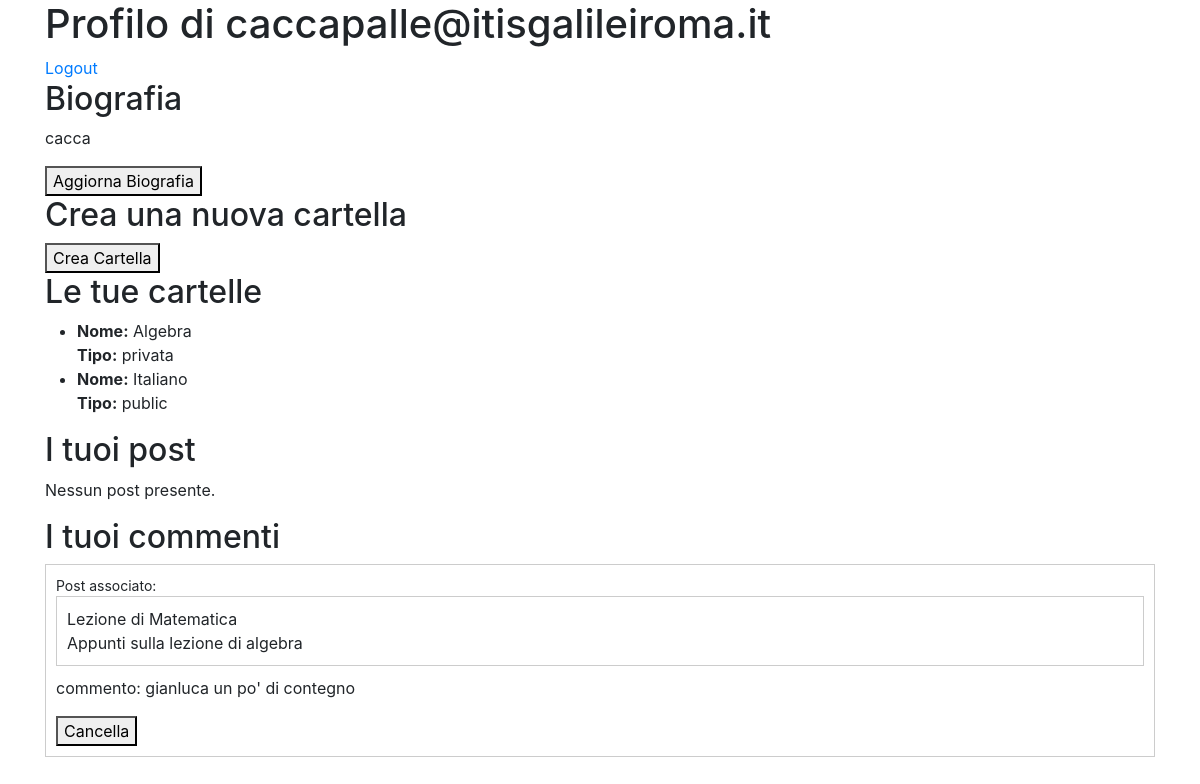
/profile.php (signed in), run on the app's committed database.
### tables this page shows
CREATE TABLE `users` (
  `id_user` int(11) NOT NULL,
  `email` varchar(255) NOT NULL,
  `password` varchar(255) NOT NULL,
  `is_verified` tinyint(1) NOT NULL DEFAULT 0,
  `name` varchar(255) NOT NULL,
  `surname` varchar(255) NOT NULL,
  `bio` varchar(255) DEFAULT NULL,
  `user_type` varchar(255) NOT NULL
);

CREATE TABLE `folders` (
  `id_folder` int(11) NOT NULL,
  `id_user` int(11) DEFAULT NULL,
  `type` varchar(255) NOT NULL,
  `name` varchar(15) DEFAULT NULL
);

CREATE TABLE `comments` (
  `id_comment` int(11) NOT NULL,
  `text` varchar(255) NOT NULL,
  `id_user` int(11) DEFAULT NULL,
  `id_post` int(11) DEFAULT NULL
);

CREATE TABLE `posts` (
  `id_post` int(11) NOT NULL,
  `type_post` int(11) NOT NULL COMMENT '1: post semplice\r\n2:evento\r\n3:appunti\r\n4:richiesta appunti',
  `date` date NOT NULL,
  `title` varchar(255) NOT NULL,
  `description` varchar(255) NOT NULL,
  `date_event` datetime DEFAULT NULL,
  `id_user` int(11) DEFAULT NULL,
  `path_folder` int(11) NOT NULL
);

### takeData/takeUserData/takeUserInfo.php (called while the page is built, shortened)
<?php
$stmtUserInfo = $conn->prepare("SELECT email, bio FROM users WHERE id_user = ?");
$stmtUserInfo->bind_param("i", $_SESSION['id_user']);
$stmtUserInfo->execute();
$userInfoResult = $stmtUserInfo->get_result();
$userInfoResult = $userInfoResult->fetch_assoc();

### takeData/takeUserData/takeUserComments.php (called while the page is built, shortened)
<?php
$stmtComments = $conn->prepare("SELECT comments.id_comment, comments.text, posts.title as pTitle, posts.description FROM comments JOIN posts ON comments.id_post = posts.id_post WHERE comments.id_user = ?");
$stmtComments->bind_param("i", $_SESSION['id_user']);
$stmtComments->execute();
$commentsResult = $stmtComments->get_result();

### profile.php (the view, shortened to what this page needs)
<?php
include "./include/connessione.inc";
$id_user = $_SESSION['id_user'];
include "./takeData/takeUserData/takeUserInfo.php";
include "./takeData/takeUserData/takeUserComments.php";
?>
<?php include "./include/start.inc"; ?>
<!DOCTYPE html>
<html>
<head>
</head>
<body>
    <h1>Profilo di <?php echo htmlspecialchars($userInfoResult['email']); ?></h1>
    <a href='gestioneUtenti/logout.php'>Logout</a>
    <h2>Biografia</h2>
    <p><?php echo nl2br(htmlspecialchars($userInfoResult['bio'] ?? '')); ?></p>
    <button onclick="openPopup()">Aggiorna Biografia</button>
    <h2>Crea una nuova cartella</h2>
    <button onclick="openFolderPopup()">Crea Cartella</button>
<h2>Le tue cartelle</h2>
<?php
$query = "SELECT name, type FROM folders WHERE id_user = ?";
$stmt = $conn->prepare($query);
$stmt->bind_param("i", $id_user);
$stmt->execute();
$result = $stmt->get_result();
if ($result->num_rows > 0): ?>
    <ul>
        <?php while ($folder = $result->fetch_assoc()): ?>
            <li>
                <strong>Nome:</strong> <?php echo htmlspecialchars($folder['name']); ?> <br>
                <strong>Tipo:</strong> <?php echo htmlspecialchars($folder['type']); ?>
            </li>
        <?php endwhile; ?>
    </ul>
<?php else: ?>
    <p>Non hai ancora creato nessuna cartella.</p>
<?php endif; ?>
    <h2>I tuoi post</h2>
    <?php
    include "./takedata/showData/showPosts.php";
?>
    <h2>I tuoi commenti</h2>
    <?php while ($comment = $commentsResult->fetch_assoc()): ?>
        <div class="comment">
            <form method="post" action="gestionePost/deleteComment.php" style="display:inline;">
                <small>Post associato: </small></br>
                <div class="post">
                    <?php echo htmlspecialchars($comment['pTitle']); ?>
                    </br><?php echo htmlspecialchars($comment['description']); ?>
                </div>
                <p>commento: <?php echo htmlspecialchars($comment['text']); ?></p>
                <button type="submit">Cancella</button>
            </form>
        </div>
    <?php endwhile; ?>
</body>
<?php include "./include/end.inc"; ?>
</html>

### profile.php (style rules this page uses)
.post { border: 1px solid #ccc; padding: 10px; margin-bottom: 10px; }
.comment { border: 1px solid #ccc; padding: 10px; margin-bottom: 10px; }

### data on the page
users: email "caccapalle@itisgalileiroma.it", bio "cacca"
folders: name "Algebra", type "privata"
folders: name "Italiano", type "public"
comments: id_post.title "Lezione di Matematica", id_post.description "Appunti sulla lezione di algebra", text "gianluca un po' di contegno"
